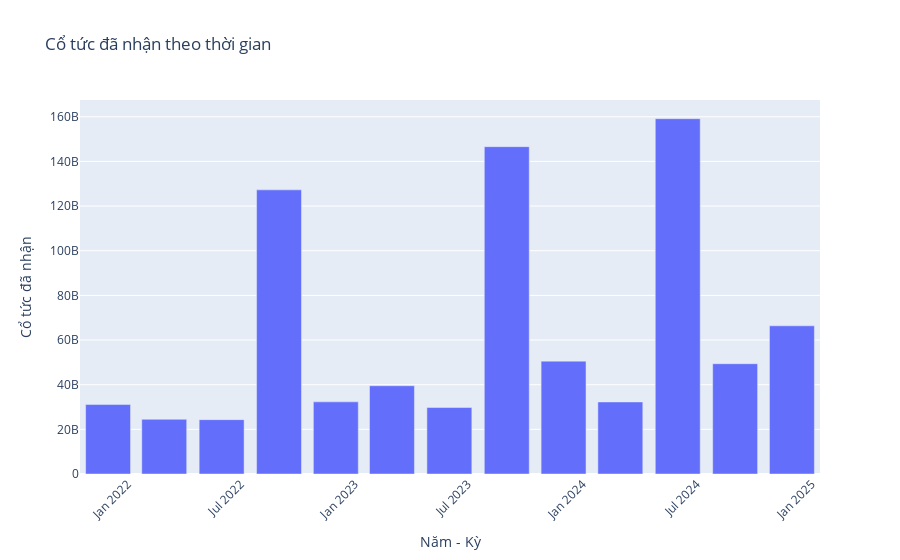

The notebook cell saved with this chart:
### Markdown cell above
Theo biểu đồ, ta thấy:
  - Quý 1/2022 - Quý 1/2023: LN trước thuế có sự biến động lớn. Ban đầu ở mức khoảng 100 nghìn tỷ đồng, sau đó giảm xuống mức thấp nhất khoảng 74 nghìn tỷ đồng vào giữa năm 2022, rồi tăng vọt lên mức cao nhất khoảng 124 nghìn tỷ đồng vào đầu năm 2023.
  - Quý 2/2023 - Quý 1/2025: Sau khi đạt đỉnh, LN trước thuế giảm xuống còn khoảng 92 nghìn tỷ đồng, sau đó tăng lên rồi lại giảm xuống, và cuối cùng có xu hướng tăng trở lại, đạt khoảng 107 nghìn tỷ đồng vào cuối kỳ.

### Code cell
fig = go.Figure()

fig.add_trace(go.Bar(
    x=vcb_kqkd["Năm"].astype(str) + "-" + vcb_kqkd["Tháng"].astype(str),
    y=vcb_kqkd["Cố tức đã nhận"],
    name="Cổ tức đã nhận"
))

fig.update_layout(
    title="Cổ tức đã nhận theo thời gian",
    xaxis_title="Năm - Kỳ",
    yaxis_title="Cổ tức đã nhận",
    xaxis_tickangle=-45
)

fig.show()

### Figure 1 — Plotly figure (JSON) as saved in the notebook; plotly's stock layout.template omitted (floating-point values rounded to 4 significant figures)
{"data": [{"name": "Cổ tức đã nhận", "type": "bar", "x": ["2024-12", "2024-9", "2024-6", "2024-3", "2023-12", "2023-9", "2023-6", "2023-3", "2022-12", "2022-9", "2022-6", "2022-3", "2021-12"], "y": [66378000000, 49396000000, 159132000000, 32273000000, 50548000000, 146603000000, 29775000000, 39530000000, 32313000000, 127264000000, 24345000000, 24495000000, 31107000000]}], "layout": {"title": {"text": "Cổ tức đã nhận theo thời gian"}, "xaxis": {"tickangle": -45, "title": {"text": "Năm - Kỳ"}}, "yaxis": {"title": {"text": "Cổ tức đã nhận"}}}}
